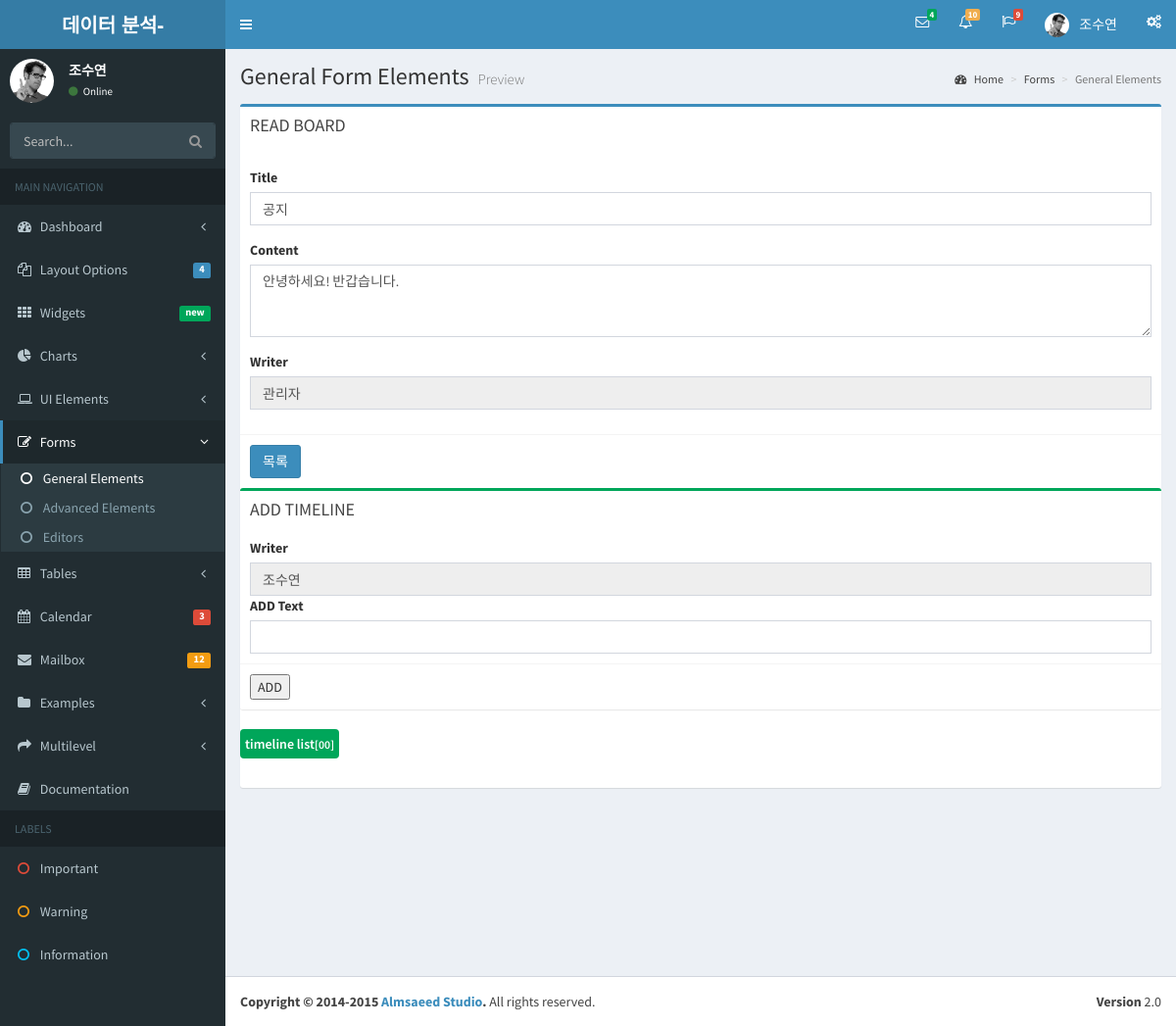
Page /bbs/bbs_read/1 (signed in) on the committed database.
### bbsApp/models.py (models this page shows)
class Bbs(models.Model):
    title   = models.CharField(max_length=500)
    writer  = models.CharField(max_length=100)
    content = models.TextField()
    regdate = models.DateTimeField(default=timezone.now)
    viewcnt = models.IntegerField(default=0)

### bbsApp/views.py (the view)
# urls.py: path('bbs_read/<int:id>', views.bbsRead, name='bbs_read'),
def bbsRead(request,id):
    print('bbsRead~~~')
    board=Bbs.objects.get(id=id)
    board.viewcnt = board.viewcnt + 1 # 조회수부분.
    board.save()
    lines=Timeline.objects.filter(board_id=board.id)
    print('board result:',board)
    context = {
        'board':board,
        'session_user_name': request.session['user_name'],
        'session_user_id': request.session['user_id'],
        'lines':lines
    }
    return render(request, 'bbs/read.html',context)

### bbsApp/templates/bbs/read.html (shortened to what this page needs)
{% include 'header.html' %}
{% block content %}
<section class="content">
	<div class="row">
		<div class="col-md-12">
			<div class="box box-primary">
				<div class="box-header">
					<h3 class="box-title">READ BOARD</h3>
				</div>
<div class="box-body">
	<div class="form-group">
		<label for="exampleInputEmail1">Title</label> <input type="text" id="title"
			name='title' class="form-control" value="{{board.title}}">
	</div>
	<div class="form-group">
		<label for="exampleInputPassword1">Content</label>
		<textarea class="form-control" name="content" rows="3" id="content">{{board.content}}</textarea>
	</div>
	<div class="form-group">
		<label for="exampleInputEmail1">Writer</label> <input type="text"
			name="writer" class="form-control" value="{{board.writer}}"
			readonly="readonly">
	</div>
</div>
<div class="box-footer">
	<button type="submit" class="btn btn-primary" id="listBtn">목록</button>
</div>
<div class="row">
	<div class="col-md-12">
		<div class="box box-success">
			<div class="box-header">
				<h3 class="box-title">ADD TIMELINE</h3>
			</div>
			<div class="box-body">
				<label for="writer">Writer</label>
				<input type="text" class="form-control" id="time_writer" value="{{session_user_name}}" readonly/>
				<label for="writer">ADD Text</label>
				<input type="text" class="form-control" id="time_txt" />
			</div>
			<div class="box-footer">
				<button id="replyBtn">ADD</button>
			</div>
		</div>
		<ul class="timeline">
			<li class="time-label" >
				<span class="bg-green">timeline list<small id ="cnt">[00]</small></span>
			</li>
		</ul>
	</div>
</div>
			</div>
		</div>
	</div>
</section>
</div>
{% endblock %}
{% include 'footer.html' %}

### rows in the picture
Bbs: title "공지", content "안녕하세요! 반갑습니다.", writer "관리자"

### other values in the picture
{{ session_user_name }} "조수연"
